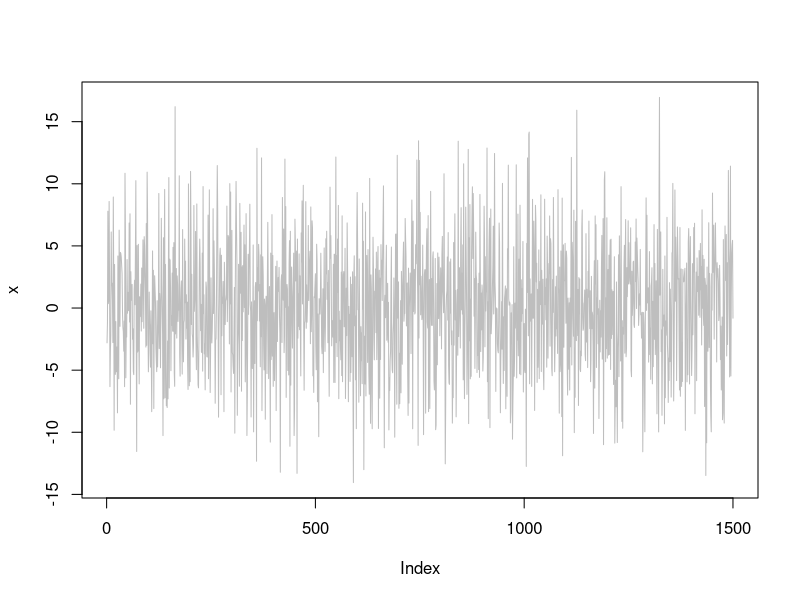
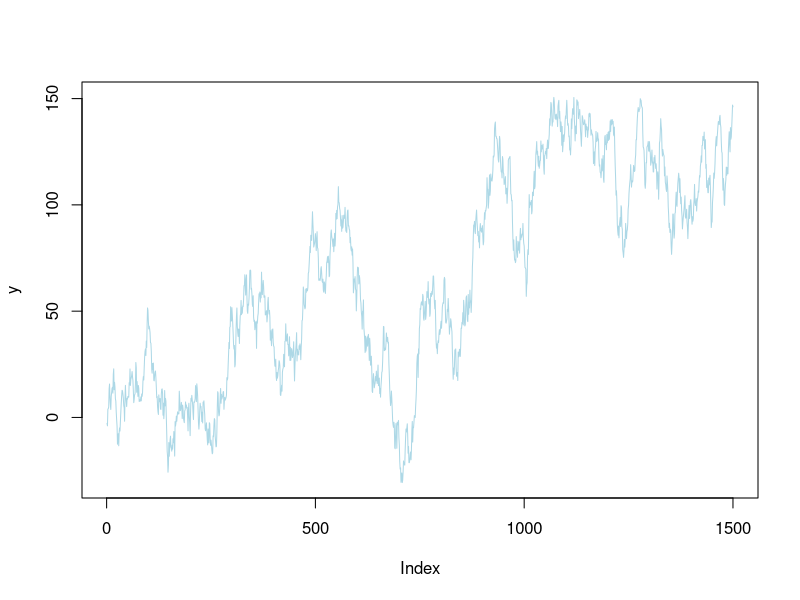
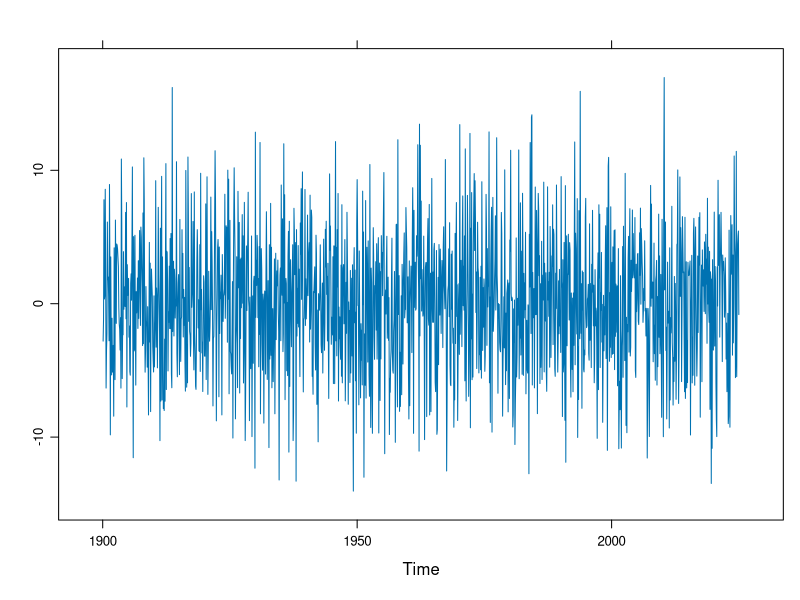
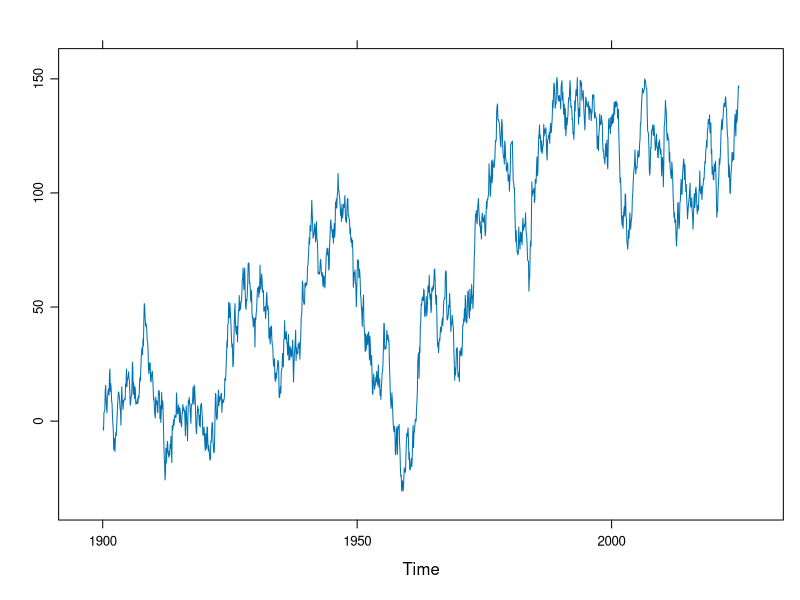
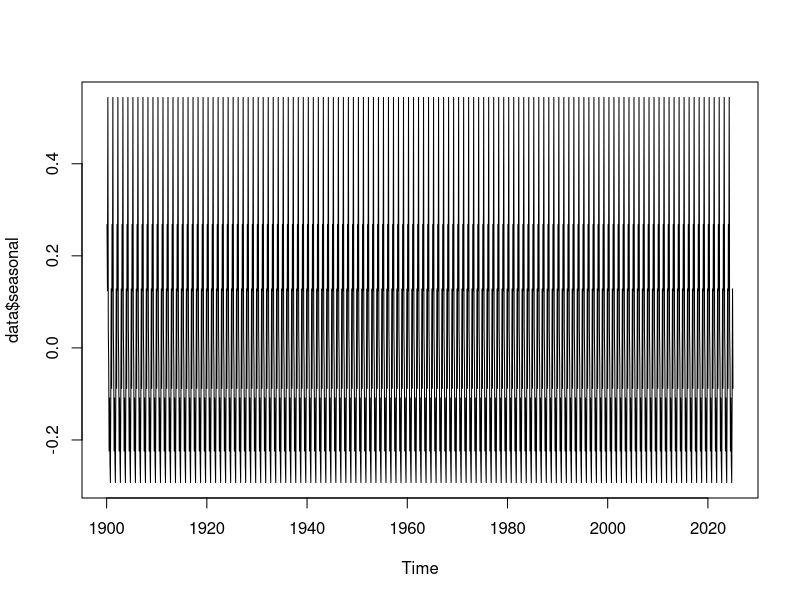
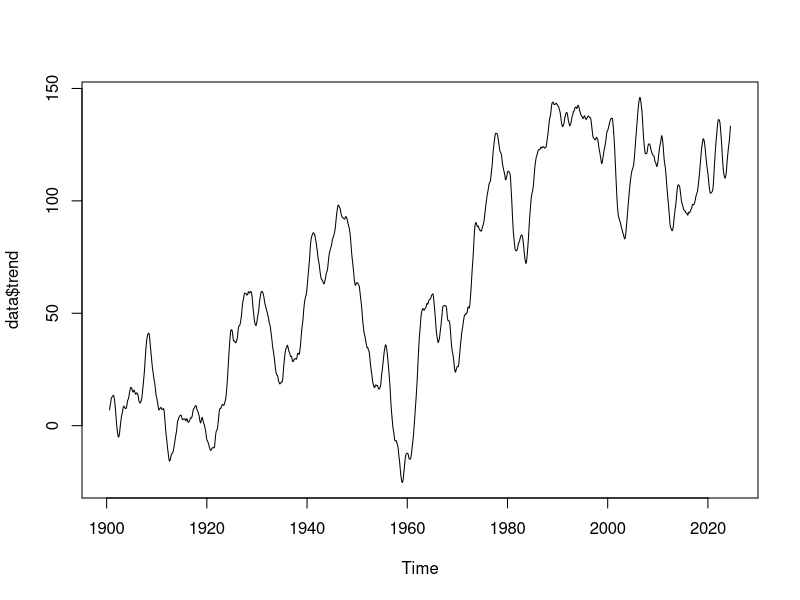
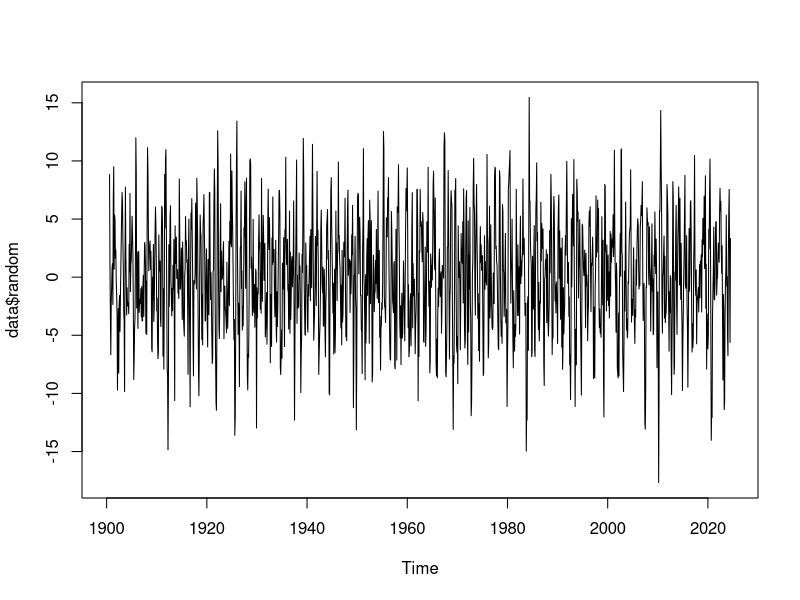
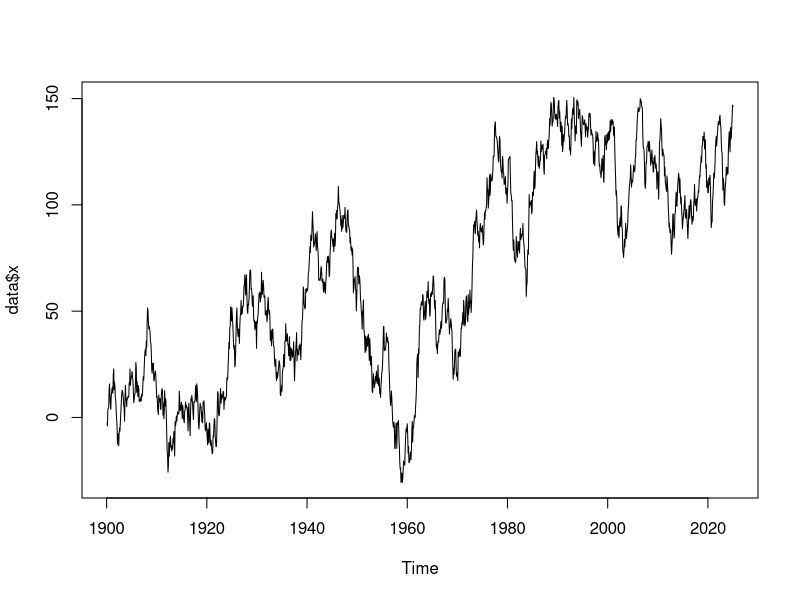

The R source for these figures, in order:
## ---- chunk 1
rm(list = ls())

library(dplyr)
library(forecast)
library(ggplot2)
library(lubridate)
library(tidyverse)

## ---- chunk 2
set.seed(123)
x <- rnorm(1500, mean=0, sd=5)
## ---- chunk 3
y = cumsum(x)
## ---- chunk 4
plot(x, type = 'l', col='gray')
plot(y, type = 'l', col='lightblue')
## ---- chunk 5
x.ts <- ts(data=x, start=c(1900, 2), frequency = 12)
y.ts <- ts(data=y, start=c(1900, 2), frequency = 12)

lattice::xyplot.ts(x.ts)
lattice::xyplot.ts(y.ts)
## ---- chunk 6
data <- decompose(y.ts)
data
plot(data$seasonal)
plot(data$trend)
plot(data$random)
plot(data$x)
plot(data$figure)
## ---- chunk 7
plot.ts(x)
acf(x.ts)
pacf(x.ts)
## ---- chunk 8
plot.ts(y)
acf(y.ts)
pacf(y.ts)
## ---- chunk 9
library(tseries)

ABC = diff(y.ts)
head(ABC)

#A123 <- log(y.ts)
#No se pudo realizar transfromacion logaritmica
## ---- chunk 10
adf.test(ABC)
## ---- chunk 11
kpss.test(ABC, null="Trend")
## ---- chunk 12
plot(x.ts)
plot(ABC)

#acf(ABC)
#pacf(ABC)
## ---- chunk 13
dataset <- read.csv("dataOut.csv", sep=",")
dataset <- as.data.frame(dataset)

str(dataset)
## ---- chunk 14
dataset$time <- ts(dataset$timestamp, frequency = 12)
## ---- chunk 15
ABC <- dataset %>%
  group_by(id_producto) %>%
  summarise(produccion = sum(produccion))
#ABC

dataset$producto <- as.factor(substr(dataset$id_producto, start = 1, stop = 5))
levels(dataset$producto) <- paste0("producto", 1:16)
## ---- chunk 16
producto <- table(dataset %>% select(producto, produccion))
ggplot(data= dataset %>% group_by(producto) %>% 
         summarise(produccion = sum(produccion)), aes(x=producto, y=produccion)) +
  geom_bar(stat = "identity", width = 0.8, fill="lightblue") +
  coord_flip() +
  ggtitle("Grafica: Produccion por Productos") +
  xlab("Productos") +
  ylab("Total Produccion") +
  theme_minimal()

## ---- chunk 17
Prod01 <- dataset %>% filter(producto == 'producto1') %>% select(time, produccion, producto)
Prod02 <- dataset %>% filter(producto == 'producto2') %>% select(time, produccion, producto)
Prod03 <- dataset %>% filter(producto == 'producto3') %>% select(time, produccion, producto)
Prod04 <- dataset %>% filter(producto == 'producto4') %>% select(time, produccion, producto)
Prod05 <- dataset %>% filter(producto == 'producto5') %>% select(time, produccion, producto)
Prod06 <- dataset %>% filter(producto == 'producto6') %>% select(time, produccion, producto)
Prod07 <- dataset %>% filter(producto == 'producto7') %>% select(time, produccion, producto)
Prod08 <- dataset %>% filter(producto == 'producto8') %>% select(time, produccion, producto)
Prod09 <- dataset %>% filter(producto == 'producto9') %>% select(time, produccion, producto)
Prod10 <- dataset %>% filter(producto == 'producto10') %>% select(time, produccion, producto)
Prod11 <- dataset %>% filter(producto == 'producto11') %>% select(time, produccion, producto)
Prod12 <- dataset %>% filter(producto == 'producto12') %>% select(time, produccion, producto)
Prod13 <- dataset %>% filter(producto == 'producto13') %>% select(time, produccion, producto)
Prod14 <- dataset %>% filter(producto == 'producto14') %>% select(time, produccion, producto)
Prod15 <- dataset %>% filter(producto == 'producto15') %>% select(time, produccion, producto)
Prod16 <- dataset %>% filter(producto == 'producto16') %>% select(time, produccion, producto)
## ---- chunk 18
# Declarar que se trabaja con serie de tiempo
# ====================================================================
Prod01.ts =  ts(Prod01$produccion, start = c(2015,1), frequency = 12)

# Visualizacion de la estructura de datos
# ====================================================================
plot(Prod01$produccion, type = "l", main = "Producto No.1")
plot(decompose(Prod01.ts))
acf(Prod01.ts)
pacf(Prod01.ts)

# Estimar Modelo
# ===================================================================
Prod01.arima = auto.arima(x=Prod01.ts)
Prod01.arima
Prod01.predict <- predict(Prod01.arima, n.ahead = 16)
Prod01.rev <- ts((Prod01.predict$pred), start=c(2022,1), freq=12)
ts.plot(cbind(Prod01.ts, Prod01.rev), lty=1:2, main="Pronóstico para Producto No.1")

## ---- chunk 19
# Declarar que se trabaja con serie de tiempo
# ====================================================================
Prod02.ts =  ts(Prod02$produccion, start= c(2015,1), frequency = 12)

# Visualizacion de la estructura de datos
# ====================================================================
plot(Prod02$produccion, type="l", main = "Producto No.2")
plot(decompose(Prod02.ts))
acf(Prod02.ts)
pacf(Prod02.ts)

# Estimar Modelo
# ===================================================================
Prod02.arima = auto.arima(x=Prod02.ts)
Prod02.arima
Prod02.predict <- predict(Prod02.arima, n.ahead = 16)
Prod02.rev <- ts((Prod02.predict$pred), start=c(2022,1), freq=12)
ts.plot(cbind(Prod02.ts, Prod02.rev), lty=1:2,main="Pronóstico para Producto No.2")

## ---- chunk 20
# Declarar que se trabaja con serie de tiempo
# ====================================================================
Prod03.ts =  ts(Prod03$produccion, start = c(2015,1), frequency = 12)

# Visualizacion de la estructura de datos
# ====================================================================
plot(Prod03$produccion, type = "l", main = "Producto No.3")
plot(decompose(Prod03.ts))
acf(Prod03.ts)
pacf(Prod03.ts)

# Estimar Modelo
# ===================================================================
Prod03.arima = auto.arima(x=Prod03.ts)
Prod03.arima
Prod03.predict <- predict(Prod03.arima, n.ahead = 16)
Prod03.rev <- ts((Prod03.predict$pred), start=c(2022,1), freq=12)
ts.plot(cbind(Prod03.ts, Prod03.rev), lty=1:2, main="Pronóstico para Producto No.3")

## ---- chunk 21
# Declarar que se trabaja con serie de tiempo
# ====================================================================
Prod04.ts =  ts(Prod04$produccion, start = c(2015,1), frequency = 12)

# Visualizacion de la estructura de datos
# ====================================================================
plot(Prod04$produccion, type = "l", main = "Producto No.4")
plot(decompose(Prod04.ts))
acf(Prod04.ts)
pacf(Prod04.ts)

# Estimar Modelo
# ===================================================================
Prod04.arima = auto.arima(x=Prod04.ts)
Prod04.arima
Prod04.predict <- predict(Prod04.arima, n.ahead = 16)
Prod04.rev <- ts((Prod04.predict$pred), start=c(2022,1), freq=12)
ts.plot(cbind(Prod04.ts, Prod04.rev), lty=1:2, main="Pronóstico para Producto No.4")

## ---- chunk 22
# Declarar que se trabaja con serie de tiempo
# ====================================================================
Prod05.ts =  ts(Prod05$produccion, start = c(2015,1), frequency = 12)

# Visualizacion de la estructura de datos
# ====================================================================
plot(Prod05$produccion, type = "l", main = "Producto No.5")
plot(decompose(Prod05.ts))
acf(Prod05.ts)
pacf(Prod05.ts)

# Estimar Modelo
# ===================================================================
Prod05.arima = auto.arima(x=Prod05.ts)
Prod05.arima
Prod05.predict <- predict(Prod05.arima, n.ahead = 16)
Prod05.rev <- ts((Prod05.predict$pred), start=c(2022,1), freq=12)
ts.plot(cbind(Prod05.ts, Prod05.rev), lty=1:2, main="Pronóstico para Producto No.5")

## ---- chunk 23
# Declarar que se trabaja con serie de tiempo
# ====================================================================
Prod06.ts =  ts(Prod06$produccion, start = c(2015,1), frequency = 12)

# Visualizacion de la estructura de datos
# ====================================================================
plot(Prod06$produccion, type = "l", main = "Producto No.6")
plot(decompose(Prod06.ts))
acf(Prod06.ts)
pacf(Prod06.ts)

# Estimar Modelo
# ===================================================================
Prod06.arima = auto.arima(x=Prod06.ts)
Prod06.arima
Prod06.predict <- predict(Prod06.arima, n.ahead = 16)
Prod06.rev <- ts((Prod06.predict$pred), start=c(2022,1), freq=12)
ts.plot(cbind(Prod06.ts, Prod06.rev), lty=1:2, main="Pronóstico para Producto No.6")

## ---- chunk 24
# Declarar que se trabaja con serie de tiempo
# ====================================================================
Prod07.ts =  ts(Prod07$produccion, start = c(2015,1), frequency = 12)

# Visualizacion de la estructura de datos
# ====================================================================
plot(Prod07$produccion, type = "l", main = "Producto No.7")
plot(decompose(Prod07.ts))
acf(Prod07.ts)
pacf(Prod07.ts)

# Estimar Modelo
# ===================================================================
Prod07.arima = auto.arima(x=Prod07.ts)
Prod07.arima
Prod07.predict <- predict(Prod07.arima, n.ahead = 16)
Prod07.rev <- ts((Prod07.predict$pred), start=c(2022,1), freq=12)
ts.plot(cbind(Prod07.ts, Prod07.rev), lty=1:2, main="Pronóstico para Producto No.7")

## ---- chunk 25
# Declarar que se trabaja con serie de tiempo
# ====================================================================
Prod08.ts =  ts(Prod08$produccion, start = c(2015,1), frequency = 12)

# Visualizacion de la estructura de datos
# ====================================================================
plot(Prod08$produccion, type = "l", main = "Producto No.8")
plot(decompose(Prod08.ts))
acf(Prod08.ts)
pacf(Prod08.ts)

# Estimar Modelo
# ===================================================================
Prod08.arima = auto.arima(x=Prod08.ts)
Prod08.arima
Prod08.predict <- predict(Prod08.arima, n.ahead = 16)
Prod08.rev <- ts((Prod08.predict$pred), start=c(2022,1), freq=12)
ts.plot(cbind(Prod08.ts, Prod08.rev), lty=1:2, main="Pronóstico para Producto No.8")

## ---- chunk 26
# Declarar que se trabaja con serie de tiempo
# ====================================================================
Prod09.ts <- ts(Prod09$produccion, start = c(2015,1), frequency = 12)

# Visualizacion de la estructura de datos
# ====================================================================
plot(Prod09$produccion, type = "l", main = "Producto No.9")
plot(decompose(Prod09.ts))
acf(Prod09.ts)
pacf(Prod09.ts)

# Estimar Modelo
# ===================================================================
Prod09.arima = auto.arima(x=Prod09.ts)
Prod09.arima
Prod09.predict = forecast(Prod09.arima, 16, level=20)
plot(Prod09.predict, main="Pronóstico para Producto No.9 ")

## ---- chunk 27
# Declarar que se trabaja con serie de tiempo
# ====================================================================
Prod10.ts =  ts(Prod10$produccion, start = c(2015,1), frequency = 12)

# Visualizacion de la estructura de datos
# ====================================================================
plot(Prod10$produccion, type = "l", main = "Producto No.10")
plot(decompose(Prod10.ts))
acf(Prod10.ts)
pacf(Prod10.ts)

# Estimar Modelo
# ===================================================================
Prod10.arima = auto.arima(x=Prod10.ts)
Prod10.arima
Prod10.predict <- predict(Prod10.arima, n.ahead = 16)
Prod10.rev <- ts((Prod10.predict$pred), start=c(2022,1), freq=12)
ts.plot(cbind(Prod10.ts, Prod10.rev), lty=1:2, main="Pronóstico para Producto No.10")

## ---- chunk 28
# Declarar que se trabaja con serie de tiempo
# ====================================================================
Prod11.ts =  ts(Prod11$produccion, start = c(2015,1), frequency = 12)

# Visualizacion de la estructura de datos
# ====================================================================
plot(Prod11$produccion, type = "l", main = "Producto No.11")
plot(decompose(Prod11.ts))
acf(Prod11.ts)
pacf(Prod11.ts)

# Estimar Modelo
# ===================================================================
Prod11.arima = auto.arima(x=Prod11.ts)
Prod11.arima
Prod11.predict = forecast(Prod11.arima, 16, level=20)
plot(Prod11.predict, main="Pronóstico para Producto No.11 ")

## ---- chunk 29
# Declarar que se trabaja con serie de tiempo
# ====================================================================
Prod12.ts =  ts(Prod12$produccion, start = c(2015,1), frequency = 12)

# Visualizacion de la estructura de datos
# ====================================================================
plot(Prod12$produccion, type = "l", main = "Producto No.12")
plot(decompose(Prod12.ts))
acf(Prod12.ts)
pacf(Prod12.ts)

# Estimar Modelo
# ===================================================================
Prod12.arima = auto.arima(x=Prod12.ts)
Prod12.arima
Prod12.predict <- predict(Prod12.arima, n.ahead = 16)
Prod12.rev <- ts((Prod12.predict$pred), start=c(2022,1), freq=12)
ts.plot(cbind(Prod12.ts, Prod12.rev), lty=1:2, main="Pronóstico para Producto No.12")

## ---- chunk 30
# Declarar que se trabaja con serie de tiempo
# ====================================================================
Prod13.ts =  ts(Prod13$produccion, start = c(2015,1), frequency = 12)

# Visualizacion de la estructura de datos
# ====================================================================
plot(Prod13$produccion, type = "l", main = "Producto No.13")
plot(decompose(Prod13.ts))
acf(Prod13.ts)
pacf(Prod13.ts)

# Estimar Modelo
# ===================================================================
Prod13.arima = auto.arima(x=Prod13.ts)
Prod13.arima
Prod13.predict <- predict(Prod13.arima, n.ahead = 16)
Prod13.rev <- ts((Prod13.predict$pred), start=c(2022,1), freq=12)
ts.plot(cbind(Prod13.ts, Prod13.rev), lty=1:2, main="Pronóstico para Producto No.13")

## ---- chunk 31
# Declarar que se trabaja con serie de tiempo
# ====================================================================
Prod14.ts =  ts(Prod14$produccion, start = c(2015,1), frequency = 12)

# Visualizacion de la estructura de datos
# ====================================================================
plot(Prod14$produccion, type = "l", main = "Producto No.14")
plot(decompose(Prod14.ts))
acf(Prod14.ts)
pacf(Prod14.ts)

# Estimar Modelo
# ===================================================================
Prod14.arima = auto.arima(x=Prod14.ts)
Prod14.arima
Prod14.predict = forecast(Prod14.arima, 16, level=20)
plot(Prod14.predict, main="Pronóstico para Producto No.14 ")
## ---- chunk 32
# Declarar que se trabaja con serie de tiempo
# ====================================================================
Prod15.ts =  ts(Prod15$produccion, start = c(2015,1), frequency = 12)

# Visualizacion de la estructura de datos
# ====================================================================
plot(Prod15$produccion, type = "l", main = "Producto No.15")
plot(decompose(Prod15.ts))
acf(Prod15.ts)
pacf(Prod15.ts)

# Estimar Modelo
# ===================================================================
Prod15.arima = auto.arima(x=Prod15.ts)
Prod15.arima
Prod15.predict = forecast(Prod15.arima, 16, level=20)
plot(Prod15.predict, main="Pronóstico para Producto No.15")
## ---- chunk 33
# Declarar que se trabaja con serie de tiempo
# ====================================================================
Prod16.ts =  ts(Prod16$produccion, start = c(2015,1), frequency = 12)

# Visualizacion de la estructura de datos
# ====================================================================
plot(Prod16$produccion, type = "l", main = "Producto No.16")
plot(decompose(Prod16.ts))
acf(Prod16.ts)
pacf(Prod16.ts)

# Estimar Modelo
# ===================================================================
Prod16.arima = auto.arima(x=Prod16.ts)
Prod16.arima
Prod16.predict <- predict(Prod16.arima, n.ahead = 16)
Prod16.rev <- ts((Prod16.predict$pred), start=c(2022,1), freq=12)
ts.plot(cbind(Prod16.ts, Prod16.rev), lty=1:2)

